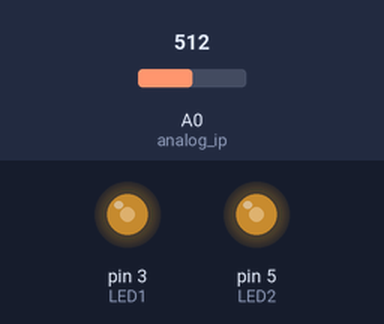
This sketch was run on a simulated Arduino Uno, built with avr-gcc and run on an emulated ATmega328P. Shown: output pins drawn as LEDs (lit = HIGH). The inputs (shaded band) are chosen by the test bench; at power-on: A0 (analog_ip) = 512.

Above: at 1.3 s.
1.4 s: A0 (analog_ip) set to 716
At 2.7 s:
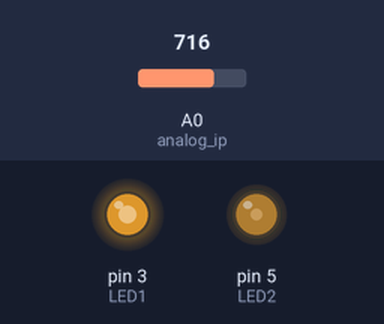
3.0 s: A0 (analog_ip) set to 900
At 3.8 s:
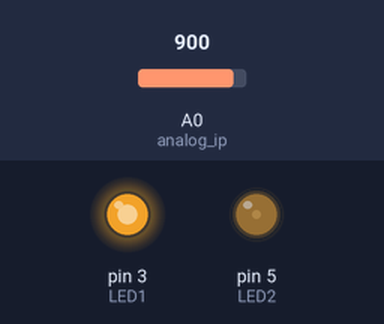
4.5 s: A0 (analog_ip) set to 122
At 5.0 s:
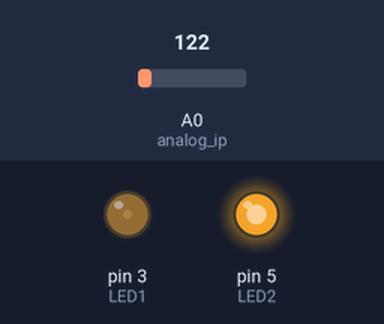
6.0 s: A0 (analog_ip) set to 0
At 7.4 s:
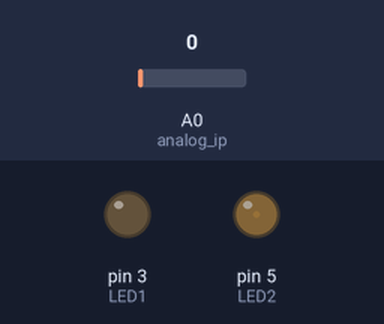
Timing chart, 0 to 8.5 s (numbered marks = the images above; inputs shaded):
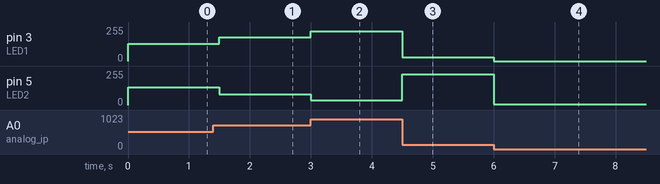

The sketch:

controller.ino
```cpp
const int analog_ip =A0;
const int LED1=3;
const int LED2=5;
int inputVal=0;

void setup() {
  // put your setup code here, to run once:
  pinMode(LED1, OUTPUT);
  pinMode(LED2, OUTPUT);

}

void loop() {
  // put your main code here, to run repeatedly:
  inputVal=analogRead(analog_ip);
  Serial.println(inputVal);
  analogWrite(LED1, inputVal/4);
  analogWrite(LED2, 5-inputVal/4);
  delay(500);

}
```

Measured:
- after the input at 1.4 s, pin 3 (LED1): 128/255 → 179/255 after 0.10 s; pin 5 (LED2): 133/255 → 82/255 after 0.10 s
- after the input at 3.0 s, pin 3 (LED1): 179/255 → 225/255 at once; pin 5 (LED2): 82/255 → 36/255 at once
- after the input at 4.5 s, pin 3 (LED1): 225/255 → 30/255 at once; pin 5 (LED2): 36/255 → 231/255 at once
- after the input at 6.0 s, pin 3 (LED1): 30/255 → 0/255 at once; pin 5 (LED2): 231/255 → 5/255 at once
